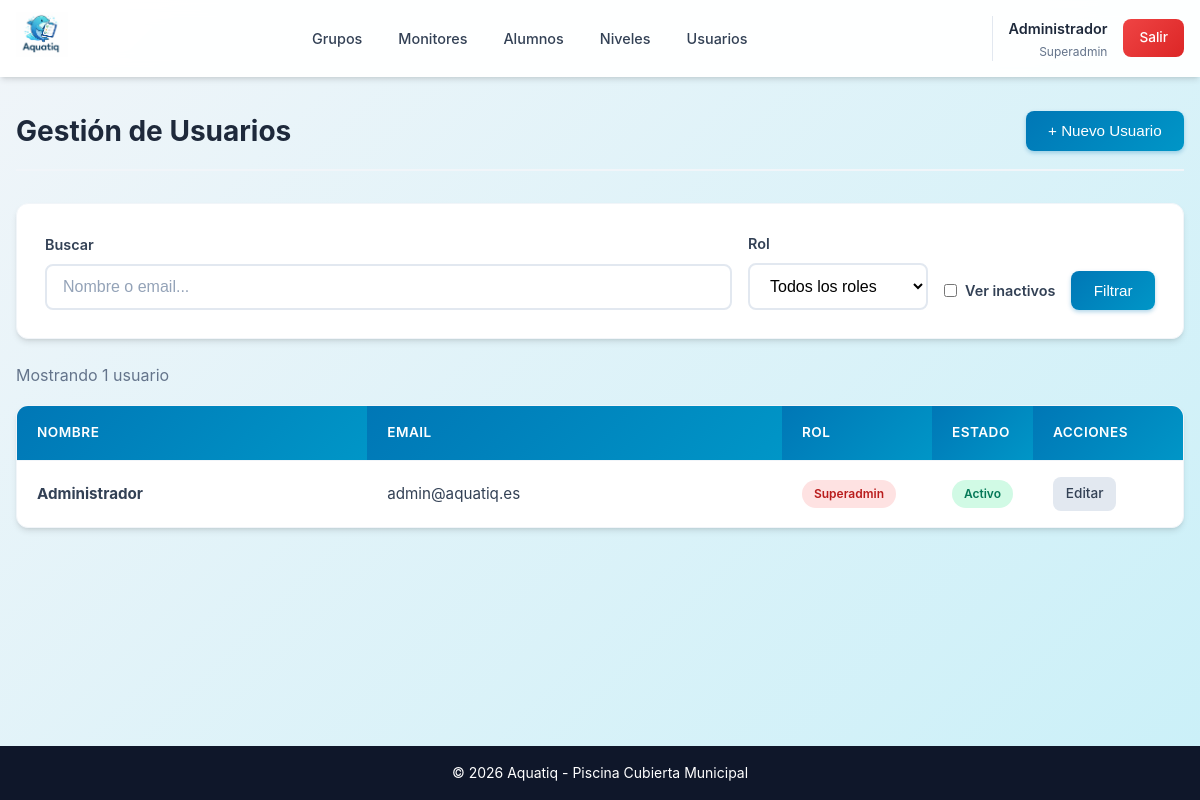
The app's page /superadmin/usuarios.php (signed in) with its own data.
### tables this page shows
CREATE TABLE `usuarios` (
    `id` INT UNSIGNED AUTO_INCREMENT PRIMARY KEY,
    `nombre` VARCHAR(100) NOT NULL,
    `email` VARCHAR(150) NOT NULL UNIQUE,
    `password` VARCHAR(255) NOT NULL,
    `rol` ENUM('superadmin', 'admin', 'monitor', 'coordinador', 'padre') NOT NULL,
    `activo` TINYINT(1) DEFAULT 1,
    `created_at` TIMESTAMP DEFAULT CURRENT_TIMESTAMP,
    `updated_at` TIMESTAMP DEFAULT CURRENT_TIMESTAMP ON UPDATE CURRENT_TIMESTAMP
);

### includes/auth.php (called while the page is built, shortened)
<?php
function isLoggedIn(): bool {
    return isset($_SESSION['user_id']) || isset($_SESSION['familiar_alumno_id']);
}
function getCurrentUser(): ?array {
    return [
        'id' => $_SESSION['user_id'],
        'nombre' => $_SESSION['user_nombre'],
        'email' => $_SESSION['user_email'],
        'rol' => $_SESSION['user_rol']
    ];
}
function hasRole(string $role): bool {
    return isset($_SESSION['user_rol']) && $_SESSION['user_rol'] === $role;
}
function canAccessAdmin(): bool {
    return hasRole('superadmin') || hasRole('admin');
}

### includes/functions.php (called while the page is built, shortened)
<?php
function sanitize(string $input): string {
    return htmlspecialchars(trim($input), ENT_QUOTES, 'UTF-8');
}

### superadmin/usuarios.php (the view, shortened to what this page needs)
<?php
$pdo = getDBConnection();
$showInactive = isset($_GET['inactive']);
$busqueda = trim($_GET['q'] ?? '');
$sql = "SELECT * FROM usuarios WHERE 1=1";
$params = [];
if (!$showInactive) {
    $sql .= " AND activo = 1";
}
$sql .= " ORDER BY rol, nombre";
$stmt = $pdo->prepare($sql);
$stmt->execute($params);
$usuarios = $stmt->fetchAll();
include INCLUDES_PATH . '/header.php';
?>
<div class="page-header">
    <h1><i class="iconoir-user"></i> Gestión de Usuarios</h1>
    <div class="actions">
        <button type="button" class="btn btn-primary" onclick="document.getElementById('modal-crear').showModal()">
            + Nuevo Usuario
        </button>
    </div>
</div>
<div class="card" style="margin-bottom: 1.5rem;">
    <form method="GET" style="display: flex; gap: 1rem; flex-wrap: wrap; align-items: flex-end;">
        <div class="form-group" style="margin-bottom: 0; flex: 1; min-width: 200px;">
            <label for="q">Buscar</label>
            <input type="text" id="q" name="q" class="form-control" placeholder="Nombre o email..." value="<?= sanitize($busqueda) ?>">
        </div>
        <div class="form-group" style="margin-bottom: 0; min-width: 180px;">
            <label for="rol">Rol</label>
            <select id="rol" name="rol" class="form-control">
                <option value="">Todos los roles</option>
            </select>
        </div>
        <div class="form-group" style="margin-bottom: 0;">
            <label style="display: flex; align-items: center; gap: 0.5rem; cursor: pointer;">
                <input type="checkbox" name="inactive" <?= $showInactive ? 'checked' : '' ?>>
                Ver inactivos
            </label>
        </div>
        <button type="submit" class="btn btn-primary">Filtrar</button>
    </form>
</div>
<p style="color: var(--gray-500); margin-bottom: 1rem;">
    Mostrando <?= count($usuarios) ?> usuario<?= count($usuarios) != 1 ? 's' : '' ?>
</p>
<?php if (count($usuarios) > 0): ?>
<div class="table-container">
    <table class="table">
        <thead>
            <tr>
                <th>Nombre</th>
                <th>Email</th>
                <th width="150">Rol</th>
                <th width="100">Estado</th>
                <th width="150">Acciones</th>
            </tr>
        </thead>
        <tbody>
            <?php foreach ($usuarios as $usuario): ?>
            <tr>
                <td><strong><?= sanitize($usuario['nombre']) ?></strong></td>
                <td><?= sanitize($usuario['email']) ?></td>
                <td>
                    <?php
                    $rolColors = [
                        'superadmin' => 'badge-danger',
                        'admin' => 'badge-warning',
                        'monitor' => 'badge-info',
                        'coordinador' => 'badge-info',
                        'padre' => 'badge-success'
                    ];
                    ?>
                    <span class="badge <?= $rolColors[$usuario['rol']] ?? 'badge-info' ?>">
                        <?= ROLES[$usuario['rol']] ?? $usuario['rol'] ?>
                    </span>
                </td>
                <td>
                    <?php if ($usuario['activo']): ?>
                    <span class="badge badge-success">Activo</span>
                    <?php else: ?>
                    <span class="badge badge-danger">Inactivo</span>
                    <?php endif; ?>
                </td>
                <td class="actions">
                    <a href="/superadmin/usuarios.php?edit=<?= $usuario['id'] ?>" class="btn btn-sm btn-secondary">Editar</a>
                </td>
            </tr>
            <?php endforeach; ?>
        </tbody>
    </table>
</div>
<?php endif; ?>
<?php include INCLUDES_PATH . '/footer.php'; ?>

### includes/header.php (shortened to what this page needs)
<?php
$currentUser = getCurrentUser();
?>
<!DOCTYPE html>
<html lang="es">
<head>
    <link rel="stylesheet" href="https://cdn.jsdelivr.net/gh/iconoir-icons/iconoir@main/css/iconoir.css">
    <link rel="stylesheet" href="/assets/css/style.css">
</head>
<body>
    <header class="main-header">
        <div class="container">
            <a href="/dashboard.php" class="logo">
                <img src="/logo-aquatiq.png" alt="<?= APP_NAME ?>">
            </a>
            <?php if ($currentUser): ?>
            <nav class="main-nav">
                <ul>
                    <?php if (canAccessAdmin()): ?>
                    <li><a href="/admin/grupos.php">Grupos</a></li>
                    <li><a href="/admin/monitores.php">Monitores</a></li>
                    <li><a href="/admin/alumnos.php">Alumnos</a></li>
                    <li><a href="/admin/niveles.php">Niveles</a></li>
                    <?php endif; ?>
                    <?php if (hasRole('superadmin')): ?>
                    <li><a href="/superadmin/usuarios.php">Usuarios</a></li>
                    <?php endif; ?>
                </ul>
            </nav>
            <div class="user-menu">
                <div class="user-info">
                    <span class="user-name"><?= sanitize($currentUser['nombre']) ?></span>
                    <span class="user-role"><?= ROLES[$currentUser['rol']] ?></span>
                </div>
                <a href="/logout.php" class="btn-logout">Salir</a>
            </div>
            <?php endif; ?>
        </div>
    </header>
    <main class="main-content">
        <div class="container">

### records on screen
usuarios: nombre "Administrador", rol "Superadmin", email "admin@aquatiq.es", activo "Activo"

### other values on screen
count($usuarios) "1"
APP_NAME "Aquatiq"
